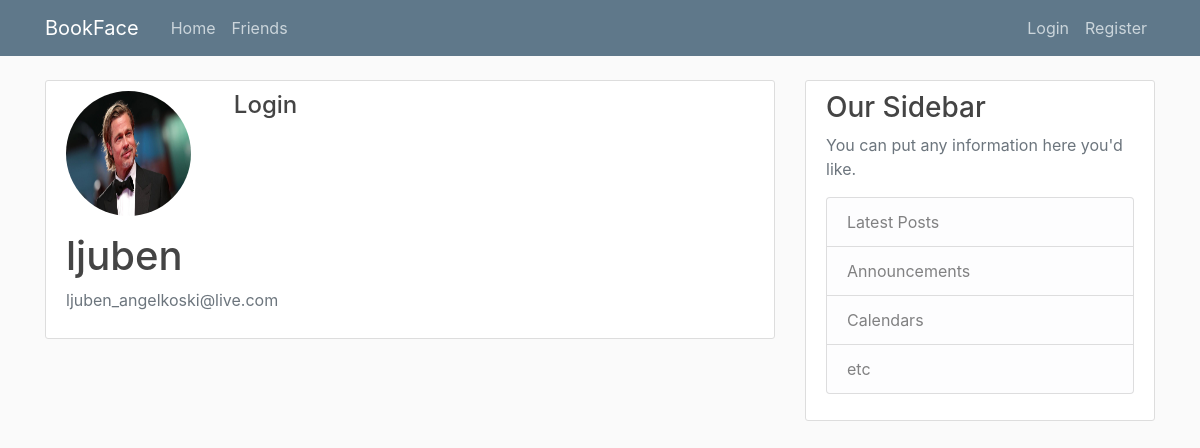
Screenshot of /user/profile/1/ with the database file from the repository.
### users/models.py (models this page shows, shortened)
class Profile(models.Model):
    user = models.OneToOneField(User, on_delete=models.CASCADE)
    image = models.ImageField(default='default.jpg', upload_to='profile_pics')

### users/views.py (the view, shortened to what this page needs)
# urls.py: path('profile/<int:id>/', views.profile, name='user-profile')
def profile(request, id):
    user = User.objects.get(pk=id)
    profileUser = Profile.objects.get(user=user)
    fr = 2
    context = {
        'profile': profileUser,
        'fr': fr
    }
    return render(request, 'user/profile.html', context)

### users/templates/user/profile.html (shortened to what this page needs)
{% extends "post/base.html" %}
{% load crispy_forms_tags %}
{% block content %}
    <div class="content-section">
      <div class="media">
          <div class="row">
              <div class="col-6">
                <img class="rounded-circle account-img" alt="Alt Image" src="{{ profile.image }}">
                <div class="media-body">
                  <h2 class="account-heading">{{ profile.user.username }}</h2>
                  <p class="text-secondary">{{ profile.user.email }}</p>
                </div>
              </div>
              <div class="col-6">
                  {% if fr == 2 %}
                      <h4>Login</h4>
                  {% endif %}
              </div>
          </div>
      </div>
    </div>
{% endblock content %}

### post/static/post/main.css (style rules this page uses)
body { background: #fafafa; color: #333333; margin-top: 5rem; }
h1, h2, h3, h4, h5, h6 { color: #444444; }
.content-section { background: #ffffff; padding: 10px 20px; border: 1px solid #dddddd; border-radius: 3px; margin-bottom: 20px; }
.account-img { height: 125px; width: 125px; margin-right: 20px; margin-bottom: 16px; }
.account-heading { font-size: 2.5rem; }

### rows the page displays
Profile: image (picture), user.username "ljuben", user.email "ljuben_angelkoski@live.com"
